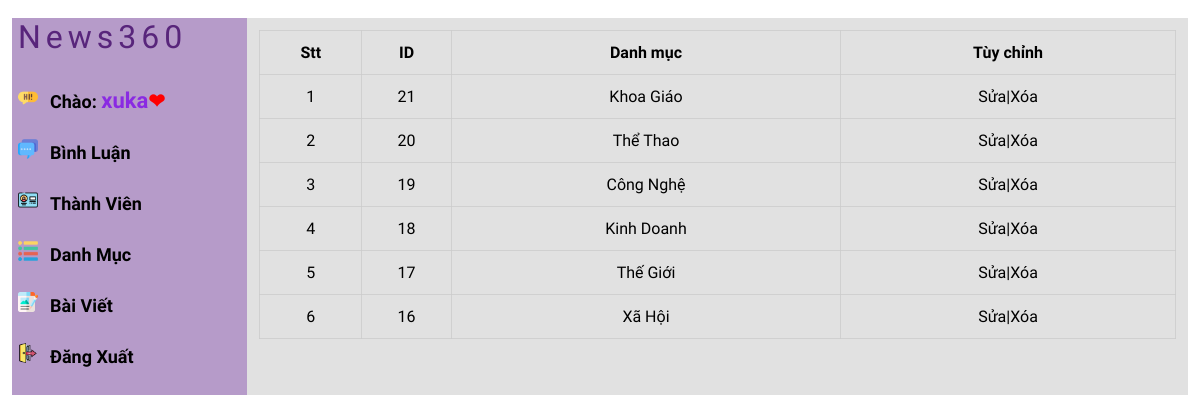
The app's page /new360/admin/cartegorylist.php (signed in) with its own data.
### tables this page shows
CREATE TABLE `tbl_danhmuc` (
  `danhmuc_id` int(11) NOT NULL,
  `danhmuc_ten` varchar(255) NOT NULL
);

### new360/lib/database.php (called while the page is built, shortened)
<?php
Class Database{
   public $host   = DB_HOST;
   public $user   = DB_USER;
   public $pass   = DB_PASS;
   public $dbname = DB_NAME;
   public $link;
private function connectDB(){
   $this->link = new mysqli($this->host, $this->user, $this->pass,
    $this->dbname);
 }
public function select($query){
  $result = $this->link->query($query) or
   die($this->link->error.__LINE__);
  if($result->num_rows > 0){
    return $result;
  } else {
    return false;
  }
 }
}

### new360/admin/class/cartegory_class.php (called while the page is built, shortened)
<?php
include "../lib/database.php";
?>
<?php
class cartegoty
{
   private $db;
   public function __construct()
   {
       $this ->db = new Database();
   }
   public function show_cartegory(){
       $query = "SELECT * FROM tbl_danhmuc ORDER BY danhmuc_id DESC";
       $result = $this -> db ->select($query);
       return $result;
   }
   }
?>

### new360/admin/cartegorylist.php (the view, shortened to what this page needs)
<?php
include "header.php";
include "leftside.php";
$cartegory = new cartegoty;
$show_cartegory = $cartegory -> show_cartegory()
?>
       <div class="admin-content-right">
            <div class="table-content">
                <table>
                    <tr>
                        <th>Stt</th>
                        <th>ID</th>
                        <th>Danh mục</th>
                        <th>Tùy chỉnh</th>
                    </tr>
                    <?php
                    if($show_cartegory){$i=0; while($result= $show_cartegory->fetch_assoc()){
                        $i++
                    ?>
                    <tr>
                        <td> <?php echo $i ?></td>
                        <td> <?php echo $result['danhmuc_id'] ?></td>
                        <td> <?php echo $result['danhmuc_ten']  ?></td>
                        <td><a href="cartegoryedit.php?danhmuc_id=<?php echo $result['danhmuc_id'] ?>">Sửa</a>|<a href="cartegorydelete.php?danhmuc_id=<?php echo $result['danhmuc_id'] ?>">Xóa</a></td>
                    </tr>
                    <?php
                     }}
                    ?>
                </table>
               </div>
        </div>
    </section>
</body>
</html>

### new360/admin/css/style.css (style rules this page uses)
:root { --maincolor: #58257B; --subcolor: #A083B4; }
* { padding: 0; margin: 0; box-sizing: border-box; }
a { text-decoration: none; color: black; }
.admin-content-right { width: 80%; background-color: #dddd; padding: 12px 12px; height: 100vh; overflow-y: scroll; }
.table-content table { width: 100%; }
.table-content table,th,td { text-align: center; border: 1px solid #cccc; border-collapse: collapse; padding: 12px 0; font-family: 'Bona Nova', serif; }

### records on screen
tbl_danhmuc: danhmuc_id "21", danhmuc_ten "Khoa Giáo"
tbl_danhmuc: danhmuc_id "20", danhmuc_ten "Thể Thao"
tbl_danhmuc: danhmuc_id "19", danhmuc_ten "Công Nghệ"
tbl_danhmuc: danhmuc_id "18", danhmuc_ten "Kinh Doanh"
tbl_danhmuc: danhmuc_id "17", danhmuc_ten "Thế Giới"
tbl_danhmuc: danhmuc_id "16", danhmuc_ten "Xã Hội"

### other values on screen
Session::get('admin_name') "xuka"
